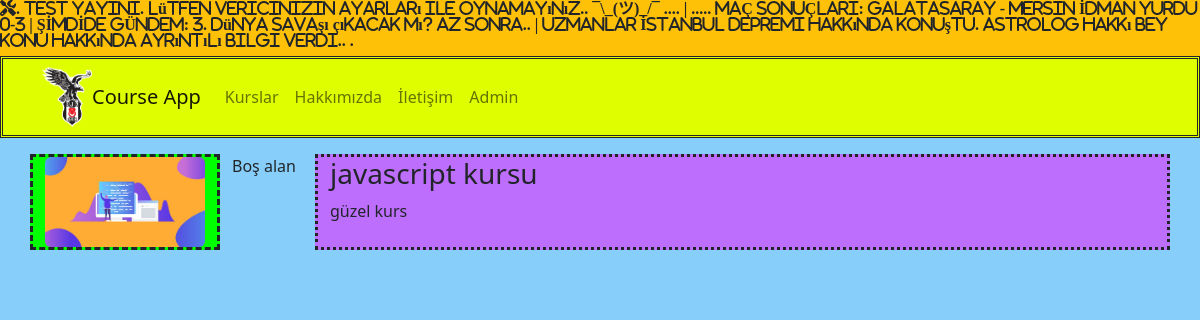
The page /kurslar/1 on the database its author committed.
### courses/models.py (models this page shows, shortened)
class Course(models.Model):
    title = models.CharField(max_length=50)
    description = models.TextField()
    imageUrl = models.CharField(max_length=50, blank=False)
    date = models.DateField(auto_now=True)
    isActive = models.BooleanField()
    slug = models.SlugField(default = "", null=False, blank=True, editable=False, unique=True, db_index=True)
    category = models.ForeignKey(Category, default = 1, on_delete=models.CASCADE, related_name="kurslar")

### courses/views.py (the view)
# urls.py: path('<kurs_id>', views.details, name="course_details"),
def details(request, kurs_id):
    course = get_object_or_404(Course, pk=kurs_id)
    context = {
        'course': course
    }
    return render(request, 'courses/details.html', context)

### courses/templates/courses/details.html (shortened to what this page needs)
{% extends "layout.html" %}
{% load static %}
{% block css_files %}
        <link rel="stylesheet" href="{%static 'courses/css/style.css'%}">
{% endblock  %}
{% block content %}
        <div class="container mt-3">
                <div class="row">
                    <div class="col-2" style="border:dashed; background-color:Lime">
               <img   class="img-fluid rounded"  src="{% static 'courses/img/'|add:course.imageUrl %}"      alt="course.title"   />
                       </div>
                <div class="col-1" style="">
                                Boş alan
                </div>
                <div class="col-9" style="border:dotted; background:#BE6EFD">
                        <h1 class="h3" >{{course.title}}  </h1>
                        <p>{{course.description}}</p>
                </div>
                </div>
        </div>
{% endblock  %}

### courses/static/courses/css/style.css (style rules this page uses)
body { background-color: lightskyblue; }

### rows shown on the page
Course: imageUrl (picture), title "javascript kursu", description "güzel kurs"
